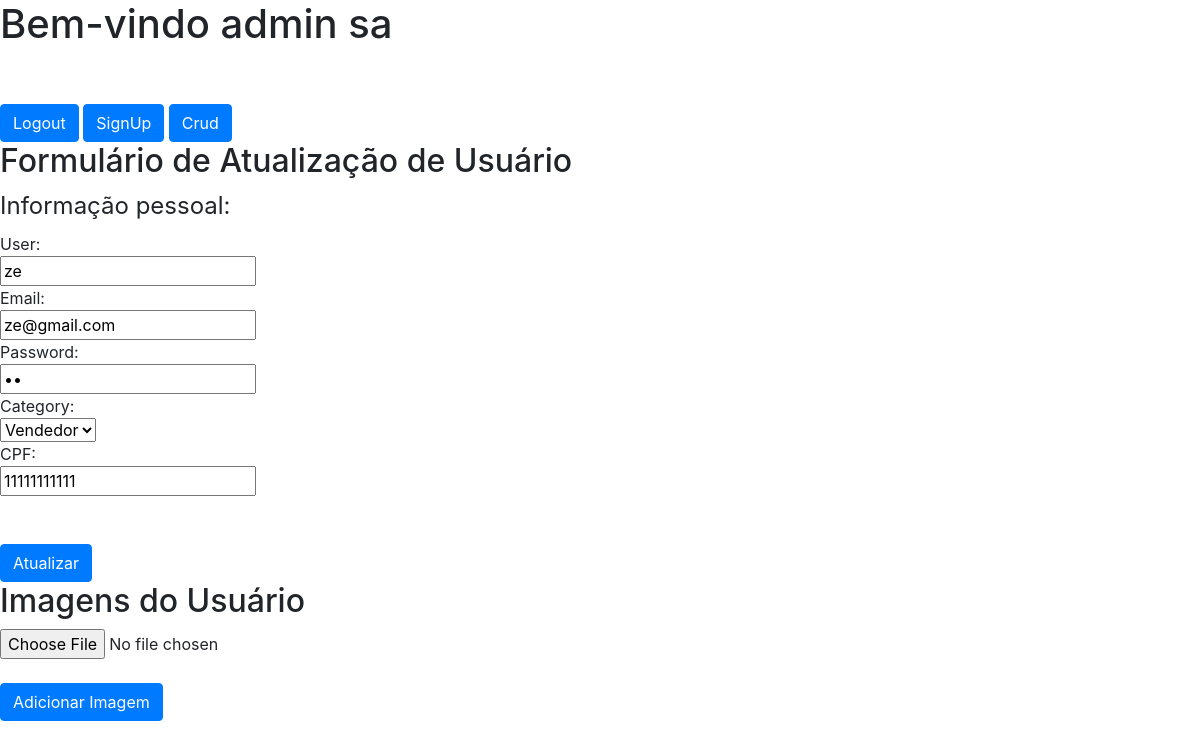
The page /Projeto_Alluh/cadastro/admin/update.php?id=3 (signed in) on the database its author committed.
### tables this page shows
CREATE TABLE IF NOT EXISTS `registration` (
  `id` int NOT NULL AUTO_INCREMENT,
  `username` varchar(220) NOT NULL,
  `email` varchar(220) NOT NULL,
  `password` varchar(220) NOT NULL,
  `category` varchar(220) NOT NULL,
  `cpf` varchar(11) NOT NULL,
  PRIMARY KEY (`id`)
);

### Projeto_Alluh/cadastro/admin/update.php (the view, shortened to what this page needs)
<?php
include '../connect&login/connect.php';
$cpf = $cpfError = '';
if (isset($_GET['id'])) {
    $id = $_GET['id'];
    $sql = "SELECT * FROM registration WHERE id = ?";
    $stmt = $con->prepare($sql);
    $stmt->bind_param("i", $id);
    $stmt->execute();
    $result = $stmt->get_result();
    if ($result->num_rows > 0) {
        while ($row = $result->fetch_assoc()) {
            $username = $row['username'];
            $password = $row["password"];
            $email = $row["email"];
            $category = $row["category"];
            $cpf = $row["cpf"];
        }
    } else {
        header('location: crud_admin.php');
        exit;
    }
} else {
    header('location: crud_admin.php');
    exit;
}
?>
<!DOCTYPE html>
<html>
<head>
    <link rel="stylesheet" href="https://maxcdn.bootstrapcdn.com/bootstrap/4.5.2/css/bootstrap.min.css">
    <link rel="stylesheet" href="https://cdnjs.cloudflare.com/ajax/libs/font-awesome/5.15.3/css/all.min.css">
</head>
<body>
    <h1 class="Welcome">Bem-vindo admin <?php echo $_SESSION['username']; ?></h1>
    <div class "container">
        <a href="../connect&login/logout.php" class="btn btn-primary mt-5">Logout</a>
        <a href="signup_admin.php" class="btn btn-primary mt-5">SignUp</a>
        <a href="crud_admin.php" class="btn btn-primary mt-5">Crud</a>
    </div>
    <h2>Formulário de Atualização de Usuário</h2>
    <form action="" method="post">
        <fieldset>
            <legend>Informação pessoal:</legend>
            User: <br>
            <input type="text" name="username" value="<?php echo $username; ?>">
            <br>
            Email:<br>
            <input type="email" name="email" value="<?php echo $email; ?>">
            <br>
            Password:<br>
            <input type="password" name="password" value="<?php echo $password; ?>">
            <br>
            Category:<br>
            <select name="category" id="user_type">
                <option value="seller" <?php if ($category === 'seller') echo 'selected'; ?>>Vendedor</option>
            </select>
            <br>
            <div class="cpf-field">
                CPF:<br>
                <input type="text" name="cpf" placeholder="000.000.000-00" value="<?php echo $cpf; ?>">
            </div>
            <br>
            <br>
            <input type="submit" value="Atualizar" name="update" class="btn btn-primary">
        </fieldset>
    </form>
    <h2>Imagens do Usuário</h2>
    <form action="" method="post" enctype="multipart/form-data">
        <input type="file" name="image" accept="image/*">
        <input type="hidden" name="user_id" value="<?php echo $id; ?>"><br><br>
        <input type="submit" value="Adicionar Imagem" name="upload" class="btn btn-primary">
    </form>
</body>
</html>

### rows shown on the page
registration: username "ze", email "ze@gmail.com", category "Vendedor", cpf "11111111111"

### other values the page prints
$_SESSION['username'] "sa"
